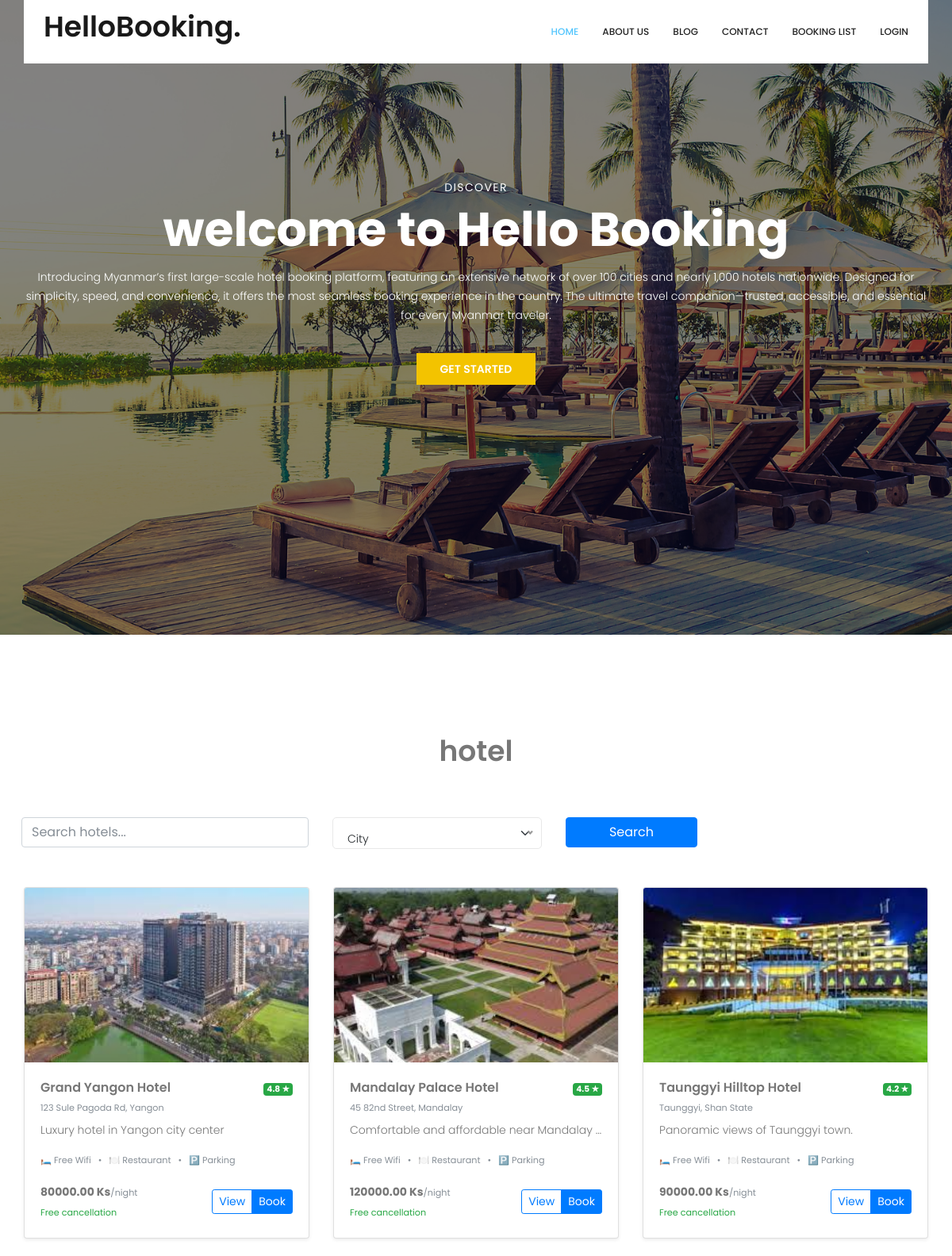
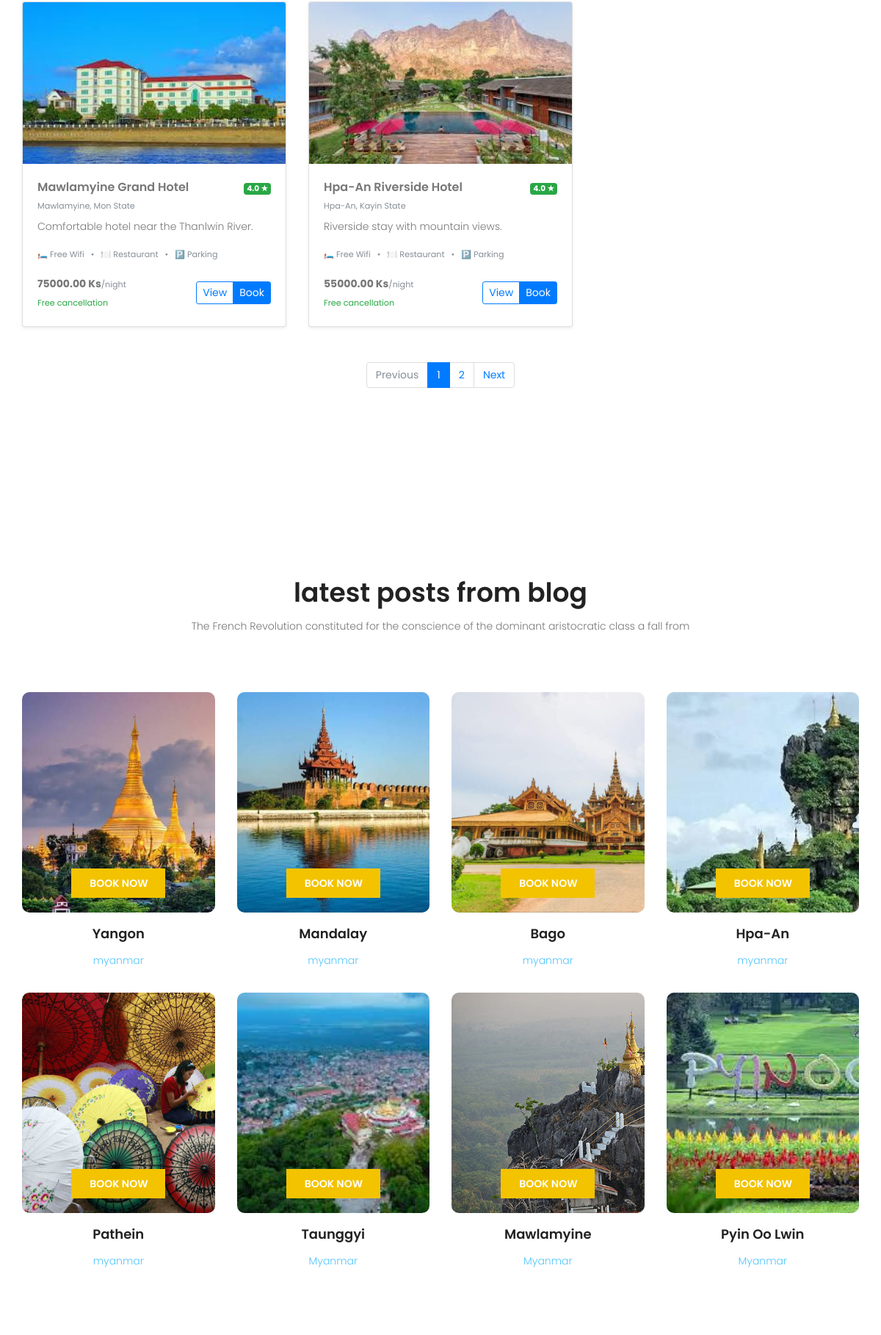
The page / (upper part) on the database its author committed (2 pictures, top to bottom).
### hotel/models.py (models this page shows, shortened)
class Hotel(models.Model):
    city = models.ForeignKey(City, on_delete=models.CASCADE, related_name="hotels")
    name = models.CharField(max_length=255)
    description = models.TextField(blank=True, null=True)
    address = models.TextField()
    star = models.PositiveSmallIntegerField(default=3)
    rating = models.DecimalField(max_digits=2, decimal_places=1, default=0)
    phone = models.CharField(max_length=20, default="Unknown")
    email = models.EmailField(blank=True, null=True)
    lowest_price = models.DecimalField(max_digits=10, decimal_places=2, default=0)
    image = models.ImageField(upload_to="hotels/", blank=True, null=True)
    created_at = models.DateTimeField(auto_now_add=True)
    updated_at = models.DateTimeField(auto_now=True)

class City(models.Model):
    name = models.CharField(max_length=100)
    country = models.CharField(max_length=100, default="Myanmar")
    image = models.ImageField(upload_to="city_images/", null=True, blank=True)

### hotel/views.py (the view)
# urls.py: path("", views.index, name="index"),
def index(request):
    hotel = models.Hotel.objects.all().order_by("id")
    search = request.GET.get("search")
    city = request.GET.get("city")
    if search:
        hotel = hotel.filter(name__icontains=search)
    if city and city.isdigit():
        hotel = hotel.filter(city_id=city)
    paginator = Paginator(hotel, 5)
    page_number = request.GET.get("page")
    page_obj = paginator.get_page(page_number)
    context = {
        "page_obj": page_obj,
        "city": models.City.objects.all(),
        "old_search": search,
        "old_city": city,
    }
    return render(request, "index.html", context)

### templates/index.html (shortened to what this page needs)
{% extends "base.html" %}
{% block body %}
<section class="banner_area">
    <div class="booking_table d_flex align-items-center">
        <div class="overlay bg-parallax" data-stellar-ratio="0.9" data-stellar-vertical-offset="0" data-background="">
        </div>
        <div class="container">
            <div class="banner_content text-center">
                <h6> Discover</h6>
                <h2> welcome to Hello Booking </h2>
                <p>Introducing Myanmar’s first large-scale hotel booking platform, featuring an extensive network of
                    over 100 cities and nearly 1,000 hotels nationwide. Designed for simplicity, speed, and convenience,
                    it offers the most seamless booking experience in the country. The ultimate travel
                    companion—trusted, accessible, and essential for every Myanmar traveler.</p>
                <a href="#start" class="btn theme_btn button_hover">Get Started</a>
            </div>
        </div>
</section>
<section class="accomodation_area section_gap">
    <div class="container">
        <div class="row  " id="start">
            <div class="text-center">
                <h1>hotel</h1>
            </div>
            <form method="GET" action="" class="my-5">
                <div class="row g-2">
                    <div class="col-md-4">
                        <input type="text" name="search" class="form-control" placeholder="Search hotels..."
                            value="{{ old_search|default:'' }}">
                    </div>
                    <div class="col-md-3">
                    </div>
                    <div class="col-md-2">
                        <button class="btn btn-primary w-100">Search</button>
                    </div>
                </div>
            </form>
            {% if page_obj %}
            {% for h in page_obj %} <div class="col-md-4 mb-4">
                <div class="card h-100 shadow-sm">
                    <div style="height:220px; overflow:hidden;"> <img src="{{h.image.url}}" class="card-img-top"
                            alt="Hotel Image" style="object-fit:cover; width:100%; height:100%;"> </div>
                    <div class="card-body d-flex flex-column">
                        <div class="d-flex justify-content-between align-items-start mb-2">
                            <div>
                                <h5 class="card-title mb-0">{{h.name}}</h5> <small
                                    class="text-muted">{{h.address}}</small>
                            </div>
                            <div class="text-end"> <span class="badge bg-success"> {{ h.rating }} ★</span> </div>
                        </div>
                        <p class="card-text text-truncate"
                            style="max-height:3.6em; line-height:1.2em; overflow:hidden;"> {{h.description}} </p>
                        <div class="mb-3"> <small class="text-muted"> 🛏️ Free Wifi &nbsp; • &nbsp; 🍽️ Restaurant
                                &nbsp; • &nbsp; 🅿️ Parking </small> </div>
                        <div class="mt-auto d-flex justify-content-between align-items-center">
                            <div>
                                <div class="fw-bold">{{h.lowest_price}} Ks<small
                                        class="text-muted fw-normal">/night</small> </div> <small
                                    class="text-success">Free cancellation</small>
                            </div>
                            <div class="btn-group" role="group" aria-label="actions"> <a href="/hotel/detail/{{h.id}}/"
                                    class="btn btn-outline-primary btn-sm">View</a> <a href="/hotel/detail/{{h.id}}/"
                                    class="btn btn-primary btn-sm">Book</a> </div>
                        </div>
                    </div>
                </div>
            </div>
            {% endfor %}
            {% if page_obj.has_other_pages %}
            <div class="d-flex justify-content-center mt-4">
                <nav aria-label="pagination">
                    <ul class="pagination">
                        {% if page_obj.has_previous %}
                        <li class="page-item">
                            <a class="page-link"
                                href="?page={{ page_obj.previous_page_number }}{% if old_search %}&search={{ old_search }}{% endif %}{% if old_city %}&city={{ old_city }}{% endif %}">
                                Previous
                            </a>
                        </li>
                        {% else %}
                        <li class="page-item disabled"><span class="page-link">Previous</span></li>
                        {% endif %}
                        {% for p in page_obj.paginator.page_range %}
                        {% if page_obj.number == p %}
                        <li class="page-item active"><span class="page-link">{{ p }}</span></li>
                        {% else %}
                        <li class="page-item">
                            <a class="page-link"
                                href="?page={{ p }}{% if old_search %}&search={{ old_search }}{% endif %}{% if old_city %}&city={{ old_city }}{% endif %}">
                                {{ p }}
                            </a>
                        </li>
                        {% endif %}
                        {% endfor %}
                        {% if page_obj.has_next %}
                        <li class="page-item">
                            <a class="page-link"
                                href="?page={{ page_obj.next_page_number }}{% if old_search %}&search={{ old_search }}{% endif %}{% if old_city %}&city={{ old_city }}{% endif %}">
                                Next
                            </a>
                        </li>
                        {% else %}
                        <li class="page-item disabled"><span class="page-link">Next</span></li>
                        {% endif %}
                    </ul>
                </nav>
            </div>
            {% endif %}
            {% else %}
            <div class="text-center">
                <h2> no found
                </h2>
            </div>
            {% endif %}
        </div>
</section>
<section class="latest_blog_area section_gap">
    <div class="container">
        <div class="section_title text-center">
            <h2 class="title_color">latest posts from blog</h2>
            <p>The French Revolution constituted for the conscience of the dominant aristocratic class a fall from </p>
        </div>
        <div class="row mb_30">
            {% for city in city %}
            <div class="col-lg-3 col-sm-6">
                <div class="accomodation_item text-center">
                    <div class="hotel_img">
                        <img src="{{ city.image.url }}" alt="" width="450px" height="300px" style="object-fit: cover;">
                        <a href=" #" class="btn theme_btn button_hover">Book Now</a>
                    </div>
                    <a href="#">
                        <h4 class="sec_h4">{{city.name}}</h4>
                    </a>
                    <h5><small>{{city.country}}</small></h5>
                </div>
            </div>
            {% endfor %}
        </div>
    </div>
</section>
{% endblock %}

### static/css/style.css (style rules this page uses)
a { text-decoration: none; -webkit-transition: all 0.3s ease-in-out; -o-transition: all 0.3s ease-in-out; transition: all 0.3s ease-in-out; }
body { line-height: 24px; font-size: 14px; font-family: "Poppins", sans-serif; font-weight: 300; color: #777777; }
section { background: #fff; }
h1, h2, h3, h4, h5, h6 { font-family: "Poppins", sans-serif; font-weight: 600; }
@media (min-width: 1200px) { .container { max-width: 1170px; } }
.section_gap { padding: 120px 0; }
.d_flex { display: -webkit-box; display: -ms-flexbox; display: flex; }
.mb_30 { margin-bottom: -30px; }
.section_title { margin-bottom: 75px; }
.section_title h2 { font-size: 36px; line-height: 45px; font-weight: 600; }
.section_title p { font-size: 14px; line-height: 30px; color: #777777; margin-bottom: 0px; }
.title_color { color: #222222; }
.theme_btn { font-size: 14px; line-height: 30px; text-transform: uppercase; color: #fff; font-weight: 600; background: #f3c300; padding: 5px 30px; }
.theme_btn:before { background: #f8b100; }
.button_hover { border-radius: 0px; position: relative; z-index: 1; -webkit-transition: all 0.3s linear; -o-transition: all 0.3s linear; transition: all 0.3s linear; overflow: hidden; border: 0px; display: inline-block; text-align: center; }
.button_hover:before { content: ""; width: 100%; height: 100%; left: 0; top: 0; position: absolute; -webkit-transform: translateX(-100%); -ms-transform: translateX(-100%); transform: translateX(-100%); z-index: -1; background: #f8b100; -webkit-transition: all 0.3s linear; -o-transition: all 0.3s linear; transition: all 0.3s linear; opacity: 0; }
.banner_area { background: #04091e; position: relative; z-index: 1; }
.banner_area .bg-parallax { background: url("../image/banner_bg.jpg") no-repeat scroll center 0/cover; opacity: 0.50; }
.booking_table { position: relative; overflow: hidden; width: 100%; min-height: 800px; }
.overlay { position: absolute; left: 0; right: 0; top: 0; height: 125%; bottom: 0; z-index: -1; }
.banner_content { color: #fff; margin-bottom: 94px; }
.banner_content h6 { font-size: 14px; line-height: 30px; text-transform: uppercase; letter-spacing: 1.4px; font-weight: 400; }
.banner_content h2 { font-size: 60px; line-height: 60px; font-weight: 700; }
.banner_content p { font-weight: 300; font-size: 14px; line-height: 24px; padding: 10px 0px 20px; }
.accomodation_item { margin-bottom: 30px; }
.accomodation_item .hotel_img { position: relative; margin-bottom: 10px; overflow: hidden; border-radius: 10px; }
.accomodation_item .hotel_img img { -webkit-transition: all 0.4s linear; -o-transition: all 0.4s linear; transition: all 0.4s linear; }
.accomodation_item .hotel_img .theme_btn { position: absolute; bottom: 20px; left: 50%; -webkit-transform: translate(-50%); -ms-transform: translate(-50%); transform: translate(-50%); padding: 5px 25px; max-width: 128px; }
.accomodation_item h5 { font-size: 24px; line-height: 28px; color: #52c5fd; font-weight: 600; margin-bottom: 0px; }
.accomodation_item h5 small { font-weight: 300; font-size: 14px; }
.sec_h4 { font-size: 18px; line-height: 38px; font-weight: 600; color: #222222; margin-bottom: 0px; }
.page-link { background: transparent; font-weight: 400; }
h1 { font-size: 36px; }
h2 { font-size: 30px; }
h4 { font-size: 18px; }
h5 { font-size: 16px; }
h6 { font-size: 14px; }
h1, h2, h3, h4, h5, h6 { line-height: 1.5em; }

### rows shown on the page
Hotel: image (picture), name "Grand Yangon Hotel", address "123 Sule Pagoda Rd, Yangon", rating "4.8", description "Luxury hotel in Yangon city center", lowest_price "80000.00"
Hotel: image (picture), name "Mandalay Palace Hotel", address "45 82nd Street, Mandalay", rating "4.5", description "Comfortable and affordable near Mandalay…", lowest_price "120000.00"
Hotel: image (picture), name "Taunggyi Hilltop Hotel", address "Taunggyi, Shan State", rating "4.2", description "Panoramic views of Taunggyi town.", lowest_price "90000.00"
Hotel: image (picture), name "Mawlamyine Grand Hotel", address "Mawlamyine, Mon State", rating "4.0", description "Comfortable hotel near the Thanlwin River.", lowest_price "75000.00"
Hotel: image (picture), name "Hpa-An Riverside Hotel", address "Hpa-An, Kayin State", rating "4.0", description "Riverside stay with mountain views.", lowest_price "55000.00"
City: image (picture), name "Yangon", country "myanmar"
City: image (picture), name "Mandalay", country "myanmar"
City: image (picture), name "Bago", country "myanmar"
City: image (picture), name "Hpa-An", country "myanmar"
City: image (picture), name "Pathein", country "myanmar"
City: image (picture), name "Taunggyi", country "Myanmar"
City: image (picture), name "Mawlamyine", country "Myanmar"
City: image (picture), name "Pyin Oo Lwin", country "Myanmar"

### other values the page prints
{{ p }} "1"
{{ p }} "2"
